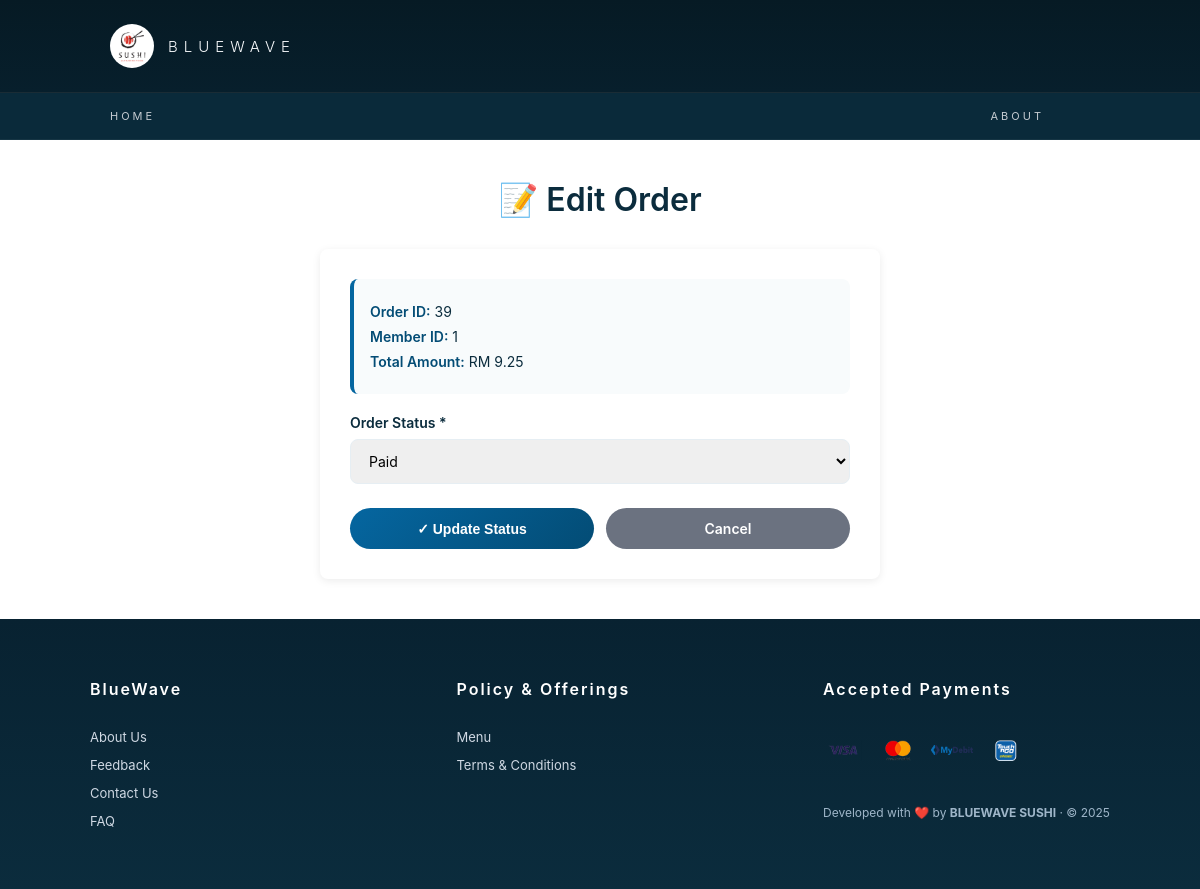
Page /app/staff/order_edit.php?edit_id=39 on the committed database.
### tables this page shows
CREATE TABLE `orders` (
  `o_id` int(11) NOT NULL,
  `id` int(11) NOT NULL,
  `total_amount` decimal(10,2) DEFAULT NULL,
  `status` enum('Pending','Paid','Shipped','Completed','Cancelled') DEFAULT 'Pending'
);

### app/staff/order_edit.php (the view, shortened to what this page needs)
<?php
require '_base.php';
$edit_id = $_GET['edit_id'] ?? null;
$order = null;
if ($edit_id) {
    $stm = $_db->prepare('SELECT * FROM orders WHERE o_id = ?');
    $stm->execute([$edit_id]);
    $order = $stm->fetch();
}
?>
<div class="edit-page">
    <h1><?= $edit_id ? '📝 Edit Order' : '➕ Add New Order' ?></h1>
    <div class="form-card">
        <form method="post">
            <?php if ($edit_id): ?>
                <div class="info-group">
                    <p><strong>Order ID:</strong> <?= htmlspecialchars($order->o_id) ?></p>
                    <p><strong>Member ID:</strong> <?= htmlspecialchars($order->id) ?></p>
                    <p><strong>Total Amount:</strong> RM <?= htmlspecialchars(number_format($order->total_amount, 2)) ?></p>
                </div>
            <?php endif; ?>
            <div class="form-group">
                <label for="status">Order Status *</label>
                <select id="status" name="status" required>
                    <?php
                        $statuses = ['Pending', 'Paid', 'Shipped', 'Completed', 'Cancelled'];
                        $current = $order->status ?? 'Pending';
                        foreach ($statuses as $s) {
                           $selected = $current === $s ? 'selected' : '';
                            echo "<option value='" . htmlspecialchars($s) . "' $selected>" . htmlspecialchars($s) . "</option>";
                    }
                    ?>
                </select>
            </div>
            <div class="button-group">
                <button type="submit" class="btn-submit"><?= $edit_id ? '✓ Update Status' : '✓ Add Order' ?></button>
                <a href="order.php" class="btn-cancel">Cancel</a>
            </div>
        </form>
    </div>
</div>
<?php include '../footer.php'; ?>

### app/css/app.css (style rules this page uses)
* { margin: 0; padding: 0; box-sizing: border-box; }
body { margin: 0; }
body { font-family: 'Inter', sans-serif; }

### app/staff/order_edit.php (style rules this page uses)
.edit-page { max-width: 600px; margin: 40px auto; padding: 0 20px; }
.edit-page h1 { text-align: center; margin-bottom: 30px; font-size: 32px; color: #0b2c3d; font-weight: 600; }
.form-card { background: #fff; padding: 30px; border-radius: 8px; box-shadow: 0 2px 8px rgba(0,0,0,0.08); }
.form-group { margin-bottom: 20px; }
.form-group label { display: block; font-weight: 600; color: #0b2c3d; margin-bottom: 8px; font-size: 14px; }
.form-group input, .form-group select { width: 100%; padding: 12px 14px; border: 1px solid #e6eef3; border-radius: 8px; font-size: 14px; font-family: inherit; }
.info-group { background: #f8fbfc; padding: 16px; border-radius: 8px; margin-bottom: 20px; border-left: 4px solid #0566a0; }
.info-group p { margin: 8px 0; color: #0b2c3d; font-size: 14px; }
.info-group strong { color: #034c75; font-weight: 600; }
.button-group { display: flex; gap: 12px; margin-top: 24px; }
.btn-submit { flex: 1; background: linear-gradient(135deg, #0566a0, #034c75); color: white; border: none; padding: 12px 24px; border-radius: 999px; font-size: 14px; font-weight: 600; cursor: pointer; transition: 0.3s; }
.btn-cancel { flex: 1; background: #6b7280; color: white; border: none; padding: 12px 24px; border-radius: 999px; font-size: 14px; font-weight: 600; cursor: pointer; transition: 0.3s; text-decoration: none; text-align: center; }

### rows in the picture
orders: o_id "39", id "1", total_amount "9.25"

### other values in the picture
form field status "Paid"
